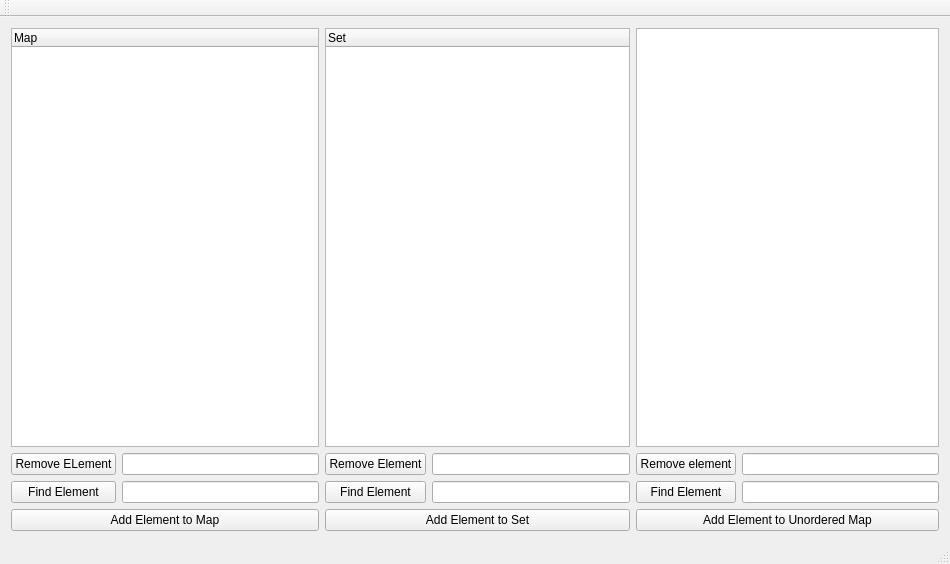
<?xml version="1.0" encoding="UTF-8"?>
<ui version="4.0">
 <class>MainWindowClass</class>
 <widget class="QMainWindow" name="MainWindowClass">
  <property name="geometry">
   <rect>
    <x>0</x>
    <y>0</y>
    <width>950</width>
    <height>564</height>
   </rect>
  </property>
  <property name="windowTitle">
   <string>MainWindow</string>
  </property>
  <widget class="QWidget" name="centralWidget">
   <property name="maximumSize">
    <size>
     <width>1920</width>
     <height>1080</height>
    </size>
   </property>
   <layout class="QHBoxLayout" name="horizontalLayout">
    <item>
     <layout class="QGridLayout" name="gridLayout">
      <item row="1" column="1">
       <widget class="QLineEdit" name="RemoveMapElementLine"/>
      </item>
      <item row="2" column="1">
       <widget class="QLineEdit" name="FindMapElementLine"/>
      </item>
      <item row="2" column="4">
       <widget class="QPushButton" name="FindUnorderedMapElement">
        <property name="text">
         <string>Find Element</string>
        </property>
       </widget>
      </item>
      <item row="2" column="2">
       <widget class="QPushButton" name="FindSetElement">
        <property name="text">
         <string>Find Element</string>
        </property>
       </widget>
      </item>
      <item row="1" column="3">
       <widget class="QLineEdit" name="RemoveSetElementLine"/>
      </item>
      <item row="2" column="0">
       <widget class="QPushButton" name="FindMapElement">
        <property name="text">
         <string>Find Element</string>
        </property>
       </widget>
      </item>
      <item row="1" column="4">
       <widget class="QPushButton" name="RemoveUnorderedMapElement">
        <property name="text">
         <string>Remove element</string>
        </property>
       </widget>
      </item>
      <item row="1" column="0">
       <widget class="QPushButton" name="RemoveMapElement">
        <property name="text">
         <string>Remove ELement</string>
        </property>
       </widget>
      </item>
      <item row="2" column="3">
       <widget class="QLineEdit" name="FindSetElementLine"/>
      </item>
      <item row="1" column="2">
       <widget class="QPushButton" name="RemoveSetElement">
        <property name="text">
         <string>Remove Element</string>
        </property>
       </widget>
      </item>
      <item row="2" column="5">
       <widget class="QLineEdit" name="FindUnorderedMapElementLine"/>
      </item>
      <item row="3" column="0" colspan="2">
       <widget class="QPushButton" name="AddMapElement">
        <property name="text">
         <string>Add Element to Map</string>
        </property>
       </widget>
      </item>
      <item row="3" column="2" colspan="2">
       <widget class="QPushButton" name="AddSetElement">
        <property name="text">
         <string>Add Element to Set</string>
        </property>
       </widget>
      </item>
      <item row="3" column="4" colspan="2">
       <widget class="QPushButton" name="AddUnorderedMapElement">
        <property name="text">
         <string>Add Element to Unordered Map</string>
        </property>
       </widget>
      </item>
      <item row="1" column="5">
       <widget class="QLineEdit" name="RemoveUnorderedMapElementLine"/>
      </item>
      <item row="0" column="4" colspan="2">
       <widget class="QListWidget" name="UnorderedMap"/>
      </item>
      <item row="0" column="2" colspan="2">
       <widget class="QTreeWidget" name="Set">
        <column>
         <property name="text">
          <string>Set</string>
         </property>
        </column>
       </widget>
      </item>
      <item row="0" column="0" colspan="2">
       <widget class="QTreeWidget" name="Map">
        <column>
         <property name="text">
          <string>Map</string>
         </property>
        </column>
       </widget>
      </item>
     </layout>
    </item>
   </layout>
  </widget>
  <widget class="QMenuBar" name="menuBar">
   <property name="geometry">
    <rect>
     <x>0</x>
     <y>0</y>
     <width>950</width>
     <height>22</height>
    </rect>
   </property>
  </widget>
  <widget class="QToolBar" name="mainToolBar">
   <attribute name="toolBarArea">
    <enum>TopToolBarArea</enum>
   </attribute>
   <attribute name="toolBarBreak">
    <bool>false</bool>
   </attribute>
  </widget>
  <widget class="QStatusBar" name="statusBar"/>
 </widget>
 <layoutdefault spacing="6" margin="11"/>
 <resources>
  <include location="MainWindow.qrc"/>
 </resources>
 <connections/>
</ui>
